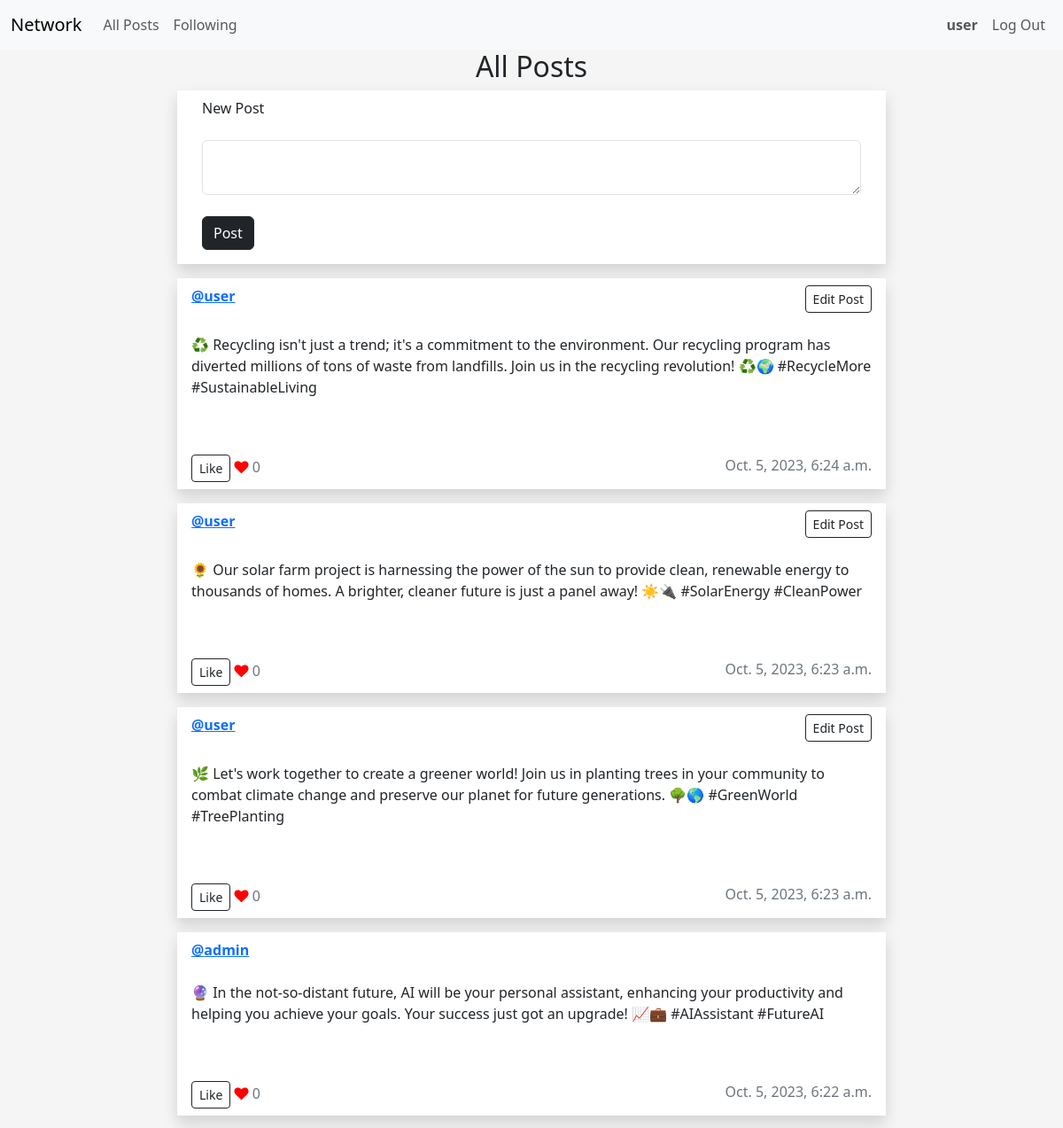
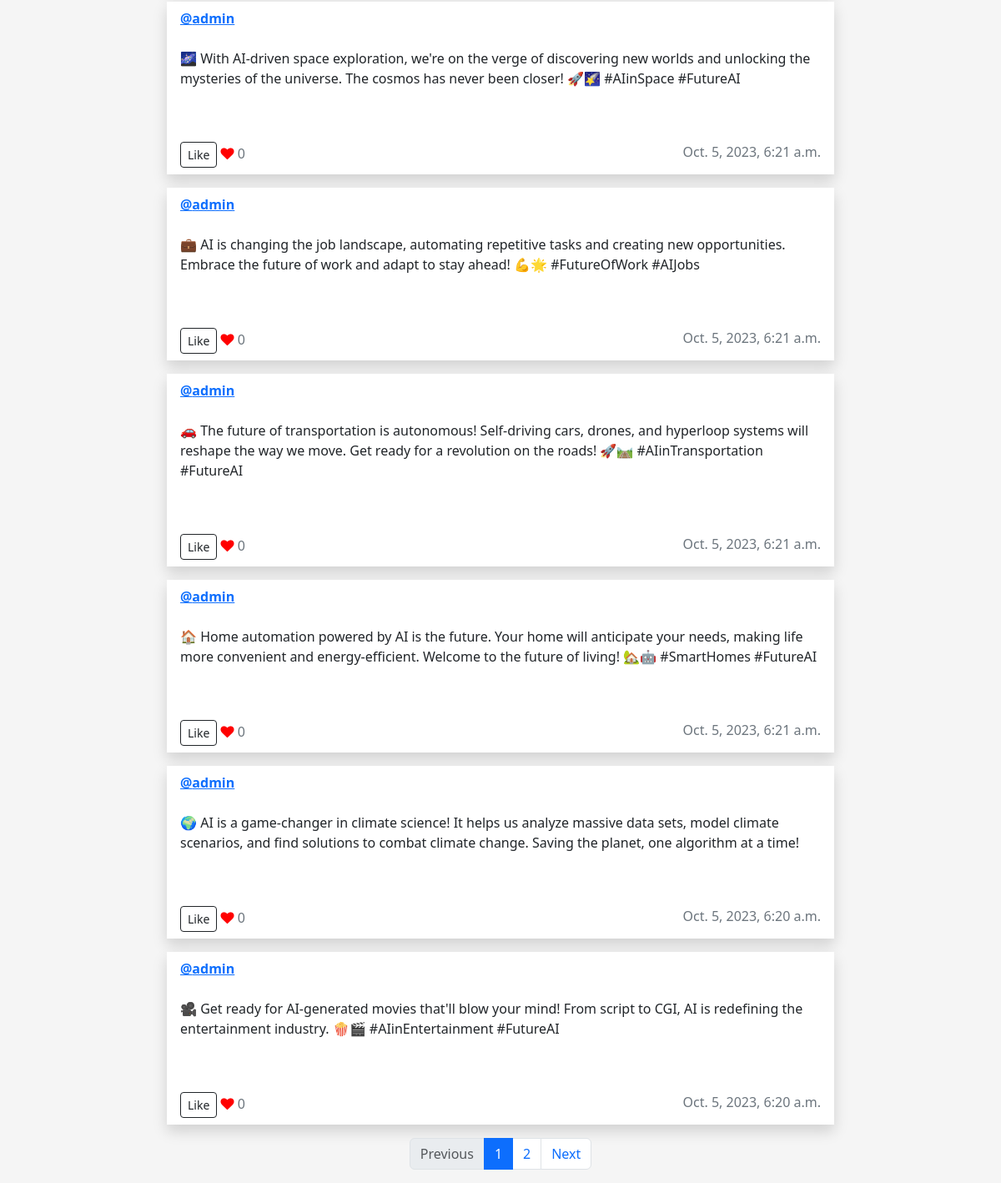
/ (signed in), run on the app's committed database (2 pictures, top to bottom).
### network/models.py (models this page shows, shortened)
class User(AbstractUser):
    pass

class Post(models.Model):
    user = models.ForeignKey(User, on_delete=models.CASCADE)
    content = models.TextField()
    timestamp = models.DateTimeField(auto_now_add=True)
    likes = models.ManyToManyField(User, related_name='liked_posts')

### network/views.py (the view)
# urls.py: path("", views.index, name="index"),
def index(request):
    post_list = Post.objects.all().order_by('-timestamp')
    paginator = Paginator(post_list, POST_NUMBER_PER_PAGE)  # Show2  contacts per page.
    page_number = request.GET.get("page")
    page_obj = paginator.get_page(page_number)
    return render(request, "network/index.html",{
        "page_obj": page_obj
    })

### network/templates/network/index.html (shortened to what this page needs)
{% extends "network/layout.html" %}
{% block body %}
<h2>All Posts</h2>
<div class="row">
   <div class="card rounded-0 border-0 shadow mb-3 mx-auto" style="max-width: 50rem;">
      <div class="card-header bg-transparent border-0">
         New Post
      </div>
      <div class="card-body">
         <form action="{% url 'post' %}" method="post">
            <textarea class="form-control" autofocus="true" name="content" id="content" maxlength="400"></textarea><br>
            <input class="btn btn-dark" type="submit" value="Post">
         </form>
      </div>
   </div>
</div>
{% for post in page_obj.object_list %}
<div id="posts">
    <div class="row mb-3">
       <div class="post" data-post-id="{{ post.id }}">
          <div class="card rounded-0 border-0 shadow mx-auto" style="max-width: 50rem;">
             <div class="card-header bg-transparent border-0 d-flex justify-content-between">
                <strong><a href="{% url 'profile' post.user.id %}">@{{ post.user }}</a></strong>
                {% if post.user == request.user %}
                <button type="button" class="btn btn-sm btn-outline-dark edit-button">Edit Post</button>
                {% endif %}
             </div>
             <div class="card-body text-dark">
                <p id="post-content" class="post-content">{{ post.content }}</p>
                <br>
             </div>
             <div class="card-footer bg-transparent text-secondary border-0 d-flex justify-content-between">
                <div>
                    <button type="button" id="likeButton_{{ post.id }}" data-post-id="{{ post.id }}" class="btn btn-outline-dark btn btn-sm like-button">
                        {% if user in post.likes.all %}
                        Unlike
                        {% else %}
                        Like
                        {% endif %}
                    </button>
                    <i class="fa fa-heart" style="color: red;"></i>
                    <span id="likeCount_{{ post.id }}" class="like-count">{{ post.likes.count }}</span>
                </div>
                <div>
                    <span> {{ post.timestamp }}</span>
                </div>
             </div>
          </div>
       </div>
    </div>
 </div>
 </div>
{% endfor %}
<nav aria-label="Page navigation example">
   <ul class="pagination justify-content-center">
      {% if page_obj.has_previous %}
      <li class="page-item">
         <a class="page-link" href="?page={{ page_obj.previous_page_number }}">Previous</a>
      </li>
      {% else %}
      <li class="page-item disabled">
         <span class="page-link">Previous</span>
      </li>
      {% endif %}
      {% for i in page_obj.paginator.page_range %}
      <li class="page-item {% if i == page_obj.number %}active{% endif %}">
         <a class="page-link" href="?page={{ i }}">{{ i }}</a>
      </li>
      {% endfor %}
      {% if page_obj.has_next %}
      <li class="page-item">
         <a class="page-link" href="?page={{ page_obj.next_page_number }}">Next</a>
      </li>
      {% else %}
      <li class="page-item disabled">
         <span class="page-link">Next</span>
      </li>
      {% endif %}
   </ul>
</nav>
{% endblock %}

### network/templates/network/layout.html (shortened to what this page needs)
{% load static %}
<!DOCTYPE html>
<html lang="en">
    <head>
        <link href="https://cdn.jsdelivr.net/npm/bootstrap@5.3.2/dist/css/bootstrap.min.css" rel="stylesheet">
        <link rel="stylesheet" href="https://cdnjs.cloudflare.com/ajax/libs/font-awesome/4.7.0/css/font-awesome.min.css">
        <link href="{% static 'network/styles.css' %}" rel="stylesheet">
    </head>
    <body>
        <nav class="navbar navbar-expand-lg bg-body-tertiary">
            <div class="container-fluid">
              <a class="navbar-brand" href="{% url 'index' %}">Network</a>
              <div class="collapse navbar-collapse" id="navbarTogglerDemo02">
                <ul class="navbar-nav me-auto mb-2 mb-lg-0">
                  <li class="nav-item">
                    <a class="nav-link" href="{% url 'index' %}">All Posts</a>
                  </li>
                  {% if user.is_authenticated %}
                  <li class="nav-item">
                    <a class="nav-link" href="{% url 'following' %}">Following</a>
                  </li>
                  {% endif %}
                </ul>
                <ul class="navbar-nav ms-auto">
                    {% if user.is_authenticated %}
                    <li class="nav-item">
                        <a class="nav-link" href="{% url 'profile' request.user.id %}"><strong>{{ request.user.username }}</strong></a>
                    </li>
                      <li class="nav-item">
                        <a class="nav-link" href="{% url 'logout' %}">Log Out</a>
                      </li>
                    {% endif %}
                </ul>
              </div>
            </div>
          </nav>
        <div class="body">
            {% block body %}
            {% endblock %}
    </body>
</html>

### network/static/network/styles.css (style rules this page uses)
h2 { text-align: center; }
body { background-color: #f5f5f5; }
.card-header { display: block; justify-content: space-between; }

### data on the page
User: user.username "user"
Post: user "user", shows "Edit Post", content "♻️ Recycling isn't just a trend; it's a commitment to the environment. Our recycling program has diverted millions of tons of waste from landfills. Join us in the recycling revolution! ♻️🌍 #RecycleMore #SustainableLiving", shows "Like", likes.count "0", timestamp "Oct. 5, 2023, 6:24 a.m."
Post: user "user", shows "Edit Post", content "🌻 Our solar farm project is harnessing the power of the sun to provide clean, renewable energy to thousands of homes. A brighter, cleaner future is just a panel away! ☀️🔌 #SolarEnergy #CleanPower", shows "Like", likes.count "0", timestamp "Oct. 5, 2023, 6:23 a.m."
Post: user "user", shows "Edit Post", content "🌿 Let's work together to create a greener world! Join us in planting trees in your community to combat climate change and preserve our planet for future generations. 🌳🌎 #GreenWorld #TreePlanting", shows "Like", likes.count "0", timestamp "Oct. 5, 2023, 6:23 a.m."
Post: user "admin", content "🔮 In the not-so-distant future, AI will be your personal assistant, enhancing your productivity and helping you achieve your goals. Your success just got an upgrade! 📈💼 #AIAssistant #FutureAI", shows "Like", likes.count "0", timestamp "Oct. 5, 2023, 6:22 a.m."
Post: user "admin", content "🌌 With AI-driven space exploration, we're on the verge of discovering new worlds and unlocking the mysteries of the universe. The cosmos has never been closer! 🚀🌠 #AIinSpace #FutureAI", shows "Like", likes.count "0", timestamp "Oct. 5, 2023, 6:21 a.m."
Post: user "admin", content "💼 AI is changing the job landscape, automating repetitive tasks and creating new opportunities. Embrace the future of work and adapt to stay ahead! 💪🌟 #FutureOfWork #AIJobs", shows "Like", likes.count "0", timestamp "Oct. 5, 2023, 6:21 a.m."
Post: user "admin", content "🚗 The future of transportation is autonomous! Self-driving cars, drones, and hyperloop systems will reshape the way we move. Get ready for a revolution on the roads! 🚀🛤️ #AIinTransportation #FutureAI", shows "Like", likes.count "0", timestamp "Oct. 5, 2023, 6:21 a.m."
Post: user "admin", content "🏠 Home automation powered by AI is the future. Your home will anticipate your needs, making life more convenient and energy-efficient. Welcome to the future of living! 🏡🤖 #SmartHomes #FutureAI", shows "Like", likes.count "0", timestamp "Oct. 5, 2023, 6:21 a.m."
Post: user "admin", content "🌍 AI is a game-changer in climate science! It helps us analyze massive data sets, model climate scenarios, and find solutions to combat climate change. Saving the planet, one algorithm at a time!", shows "Like", likes.count "0", timestamp "Oct. 5, 2023, 6:20 a.m."
Post: user "admin", content "🎥 Get ready for AI-generated movies that'll blow your mind! From script to CGI, AI is redefining the entertainment industry. 🍿🎬 #AIinEntertainment #FutureAI", shows "Like", likes.count "0", timestamp "Oct. 5, 2023, 6:20 a.m."

### other printed values
{{ i }} "1" "2"
